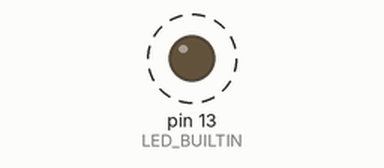
This sketch was run on a simulated Arduino Uno, built with avr-gcc and run on an emulated ATmega328P. Shown: output pins drawn as LEDs (lit = HIGH). Dashed ring = blinking. What the sketch prints to the serial monitor is not drawn.

Above: at 0.12 s.
Timing chart, 0 to 3.0 s (numbered marks = the images above):
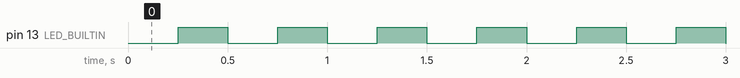

The sketch:

wall-e.ino
```cpp
unsigned int lastLoop = 0;

void setup() {
  Serial.begin(9600);
  Serial.println("Wall-E");
  Serial.println("Starting system...");
  setupStatusLed();
  Serial.println("System Started.");
}

void loop() {
  unsigned int now = millis();
  if(now - lastLoop >= 250) {
    lastLoop = now;
    Serial.println("loop()");
    unsigned int state = 0;
    if(digitalRead(LED_BUILTIN) == HIGH) {
      state = LOW;
    } else {
      state = HIGH;
    }
    digitalWrite(LED_BUILTIN, state);
  }
}

void setupStatusLed() {
  pinMode(LED_BUILTIN, OUTPUT);
  digitalWrite(LED_BUILTIN, LOW);
  Serial.println("Started Status Led.");
}
```

Measured:
- by itself, pin 13 (LED_BUILTIN): alternates HIGH for 0.25 s and LOW for 0.25 s
